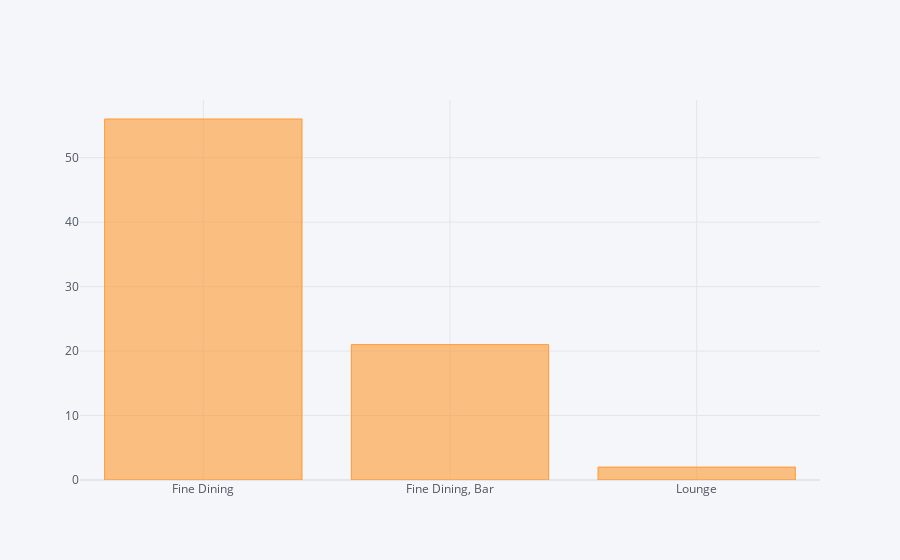

The notebook cell saved with this chart:
### Markdown cell above
Majority of Expensive Restaurants are located in Residency Road

### Code cell
df[df.cost>3000].rest_type.value_counts().iplot(kind="bar")

### Figure 1 — Plotly figure (JSON) as saved in the notebook; plotly's stock layout.template omitted (floating-point values rounded to 4 significant figures)
{"data": [{"marker": {"color": "rgba(255, 153, 51, 0.6)", "line": {"color": "rgba(255, 153, 51, 1.0)", "width": 1}}, "name": "count", "orientation": "v", "text": "", "type": "bar", "x": ["Fine Dining", "Fine Dining, Bar", "Lounge"], "y": [56, 21, 2]}], "layout": {"autosize": true, "legend": {"bgcolor": "#F5F6F9", "font": {"color": "#4D5663"}}, "paper_bgcolor": "#F5F6F9", "plot_bgcolor": "#F5F6F9", "title": {"font": {"color": "#4D5663"}}, "xaxis": {"autorange": true, "gridcolor": "#E1E5ED", "range": [-0.5, 2.5], "showgrid": true, "tickfont": {"color": "#4D5663"}, "title": {"font": {"color": "#4D5663"}, "text": ""}, "type": "category", "zerolinecolor": "#E1E5ED"}, "yaxis": {"autorange": true, "gridcolor": "#E1E5ED", "range": [0, 58.95], "showgrid": true, "tickfont": {"color": "#4D5663"}, "title": {"font": {"color": "#4D5663"}, "text": ""}, "type": "linear", "zerolinecolor": "#E1E5ED"}}}
